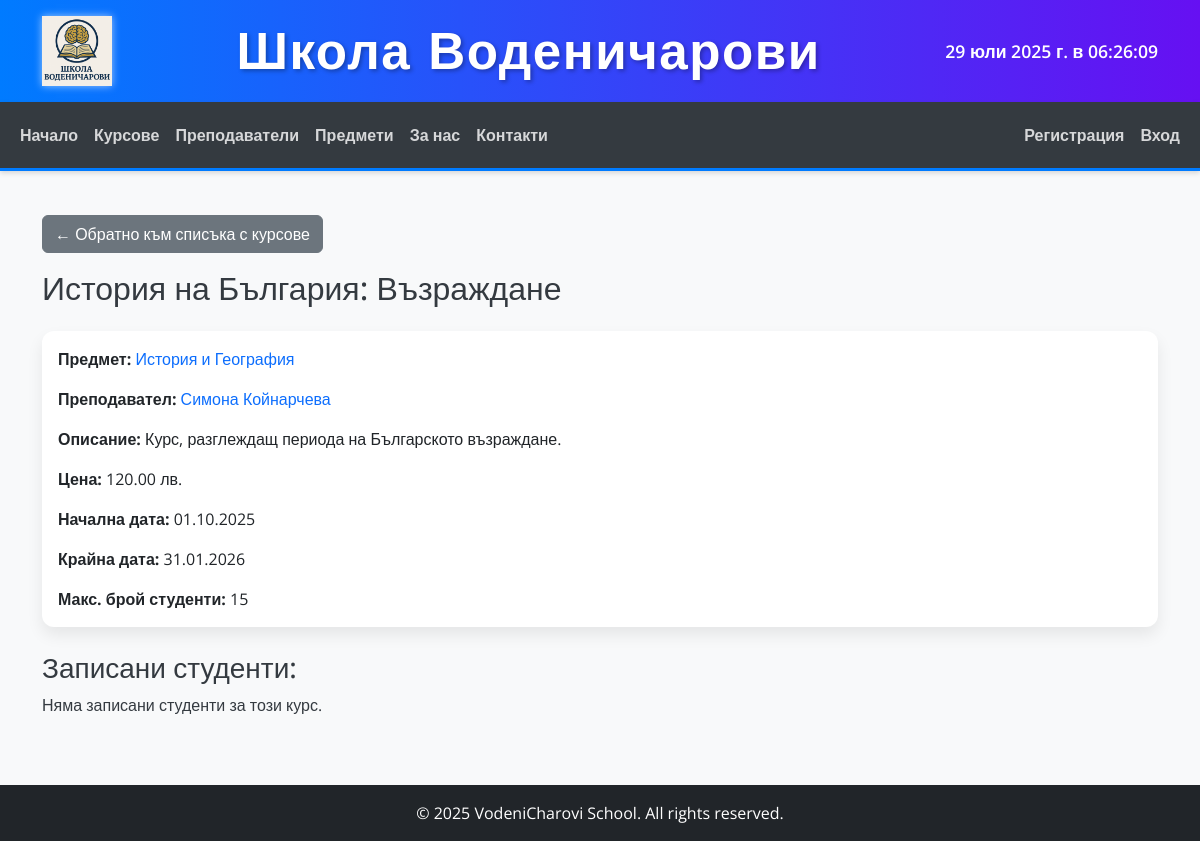
The app's page /courses/3/, older data.
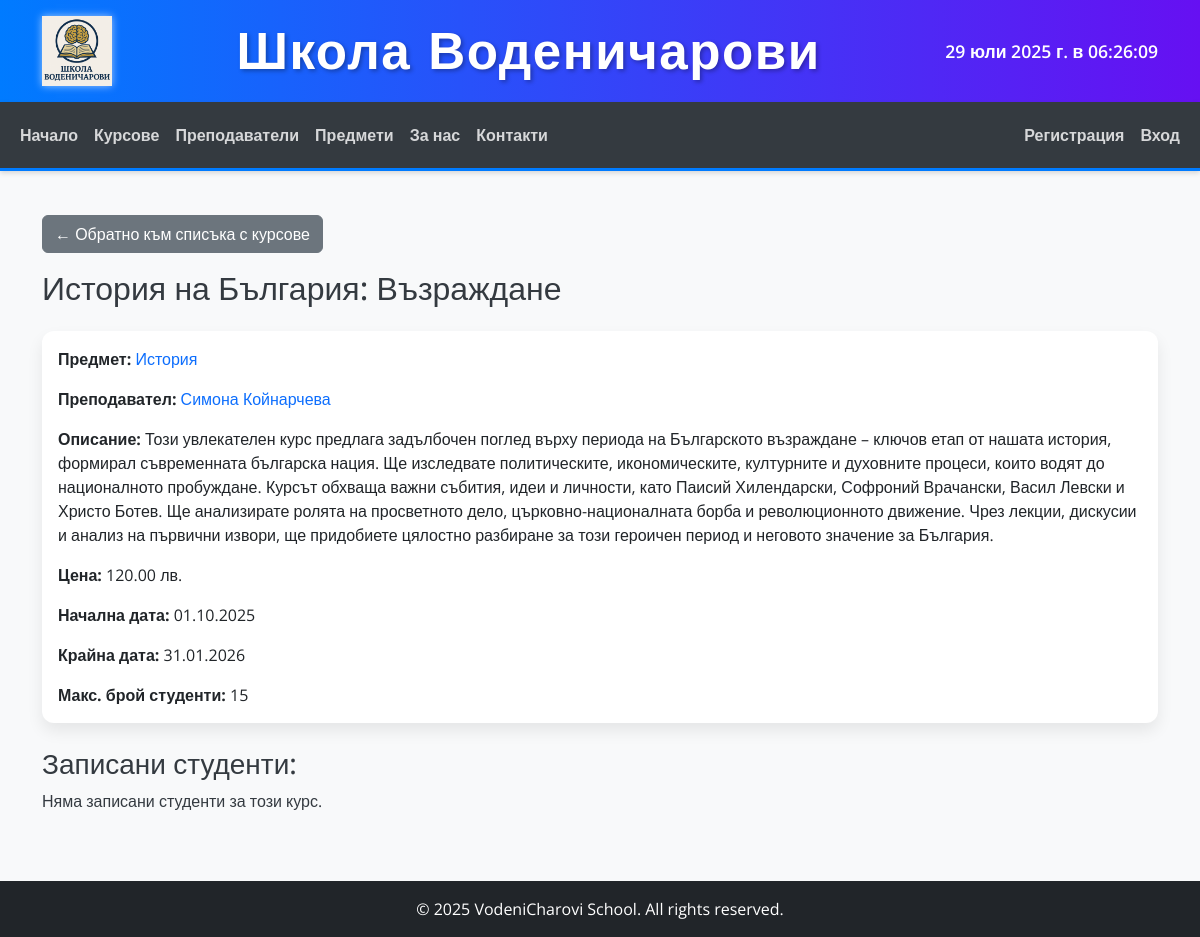
The same page, newer data.
### courses/models.py (models this page shows, shortened)
class Course(models.Model):
    title = models.CharField(
        max_length=100,
        verbose_name="Заглавие на курса"
    )
    subject = models.ForeignKey(
        Subject,
        on_delete=models.CASCADE,
        related_name='courses',
        verbose_name="Предмет"
    )
    teacher = models.ForeignKey(
        Teacher,
        on_delete=models.CASCADE,
        related_name='courses_taught',
        verbose_name="Преподавател"
    )
    description = models.TextField(
        verbose_name="Описание на курса"
    )
    price = models.DecimalField(
        max_digits=8,
        decimal_places=2,
        verbose_name="Цена"
    )
    start_date = models.DateField(
        verbose_name="Начална дата"
    )
    end_date = models.DateField(
        verbose_name="Крайна дата"
    )
    max_students = models.PositiveIntegerField(
        default=10,
        verbose_name="Макс. брой студенти"
    )
    class Meta:
        ordering = ['start_date', 'title']
        verbose_name = "Курс"
        verbose_name_plural = "Курсове"

### subjects/models.py (models this page shows, shortened)
class Subject(models.Model):
    name = models.CharField(
        max_length=100,
        unique=True,
        verbose_name="Име на предмет"
    )
    description = models.TextField(
        blank=True,
        null=True,
        verbose_name="Описание"
    )
    image = models.ImageField(
        upload_to='subject_images/',
        blank=True,
        null=True,
        verbose_name="Изображение"
    )
    created_at = models.DateTimeField(
        auto_now_add=True
    )
    updated_at = models.DateTimeField(
        auto_now=True
    )
    class Meta:
        ordering = ['name']
        verbose_name = "Предмет"
        verbose_name_plural = "Предмети"

### teachers/models.py (models this page shows, shortened)
class Teacher(models.Model):
    first_name = models.CharField(
        max_length=50,
        verbose_name="Име"
    )
    last_name = models.CharField(
        max_length=50,
        verbose_name="Фамилия"
    )
    bio = models.TextField(
        verbose_name="Био"
    )
    subjects = models.ManyToManyField(
        'subjects.Subject',
        related_name='teachers',
        verbose_name="Преподавани предмети"
    )
    profile_picture = models.ImageField(
        upload_to='teacher_profiles/',
        blank=True,
        null=True,
        verbose_name="Профилна снимка"
    )
    email = models.EmailField(
        unique=True,
        verbose_name="Имейл"
    )
    phone_number = models.CharField(
        max_length=20,
        blank=True,
        null=True,
        verbose_name="Телефонен номер"
    )
    class Meta:
        ordering = ['last_name', 'first_name']
        verbose_name = "Учител"
        verbose_name_plural = "Учители"

### courses/views.py (the view)
# urls.py: path('<int:pk>/', CourseDetailView.as_view(), name='course_detail'),
class CourseDetailView(DetailView):
    model = Course
    template_name = 'courses/course_detail.html'
    context_object_name = 'course'
    def get_context_data(self, **kwargs):
        context = super().get_context_data(**kwargs)
        course = self.get_object()
        is_enrolled = False
        enrollment_obj = None
        if self.request.user.is_authenticated:
            try:
                enrollment_obj = Enrollment.objects.get(student=self.request.user, course=course)
                is_enrolled = True
            except Enrollment.DoesNotExist:
                is_enrolled = False
        context['is_enrolled'] = is_enrolled
        context['enrollment_obj'] = enrollment_obj
        return context

### templates/courses/course_detail.html (shortened to what this page needs)
{% extends 'base.html' %}
{% block content %}
    <a href="{% url 'course_list' %}" class="btn btn-secondary mb-3">← Обратно към списъка с курсове</a>
    <h2 class="mb-4">{{ course.title }}</h2>
    <div class="card mb-3">
        <div class="card-body">
            <p class="card-text"><strong>Предмет:</strong> <a href="{% url 'subject_detail' pk=course.subject.pk %}" class="text-decoration-none">{{ course.subject.name }}</a></p>
            <p class="card-text"><strong>Преподавател:</strong> <a href="{% url 'teacher_detail' pk=course.teacher.pk %}" class="text-decoration-none">{{ course.teacher.first_name }} {{ course.teacher.last_name }}</a></p>
            <p class="card-text"><strong>Описание:</strong> {{ course.description }}</p>
            <p class="card-text"><strong>Цена:</strong> {{ course.price }} лв.</p>
            <p class="card-text"><strong>Начална дата:</strong> {{ course.start_date|date:"d.m.Y" }}</p>
            <p class="card-text"><strong>Крайна дата:</strong> {{ course.end_date|date:"d.m.Y" }}</p>
            <p class="card-text"><strong>Макс. брой студенти:</strong> {{ course.max_students }}</p>
        </div>
    </div>
    <h3 class="mt-4">Записани студенти:</h3>
    {% if course.enrollments.all %}
        <ul class="list-group mb-3">
            {% for enrollment in course.enrollments.all %}
                <li class="list-group-item">
                    {{ enrollment.student.username }}
                    {% if enrollment.completed %}
                        <span class="badge bg-success ms-2">Завършен</span>
                    {% else %}
                        <span class="badge bg-info ms-2">Активен</span>
                    {% endif %}
                </li>
            {% endfor %}
        </ul>
    {% else %}
        <p>Няма записани студенти за този курс.</p>
    {% endif %}
{% endblock %}

Row changes from the older to the newer data that the page shows:
changed Course "История на България: Възраждане": subject.name "История и География" → "История"; description "Курс, разглеждащ периода на Българското възраждане." → "Този увлекателен курс предлага задълбочен поглед върху периода на Българското възраждане – ключов етап от нашата история, формирал съвременната българска нация. Ще изследвате политическите, икономическите, културните и духовните процеси, които водят до националното пробуждане. Курсът обхваща важни събития, идеи и личности, като Паисий Хилендарски, Софроний Врачански, Васил Левски и Христо Ботев. Ще анализирате ролята на просветното дело, църковно-националната борба и революционното движение. Чрез лекции, дискусии и анализ на първични извори, ще придобиете цялостно разбиране за този героичен период и неговото значение за България."
